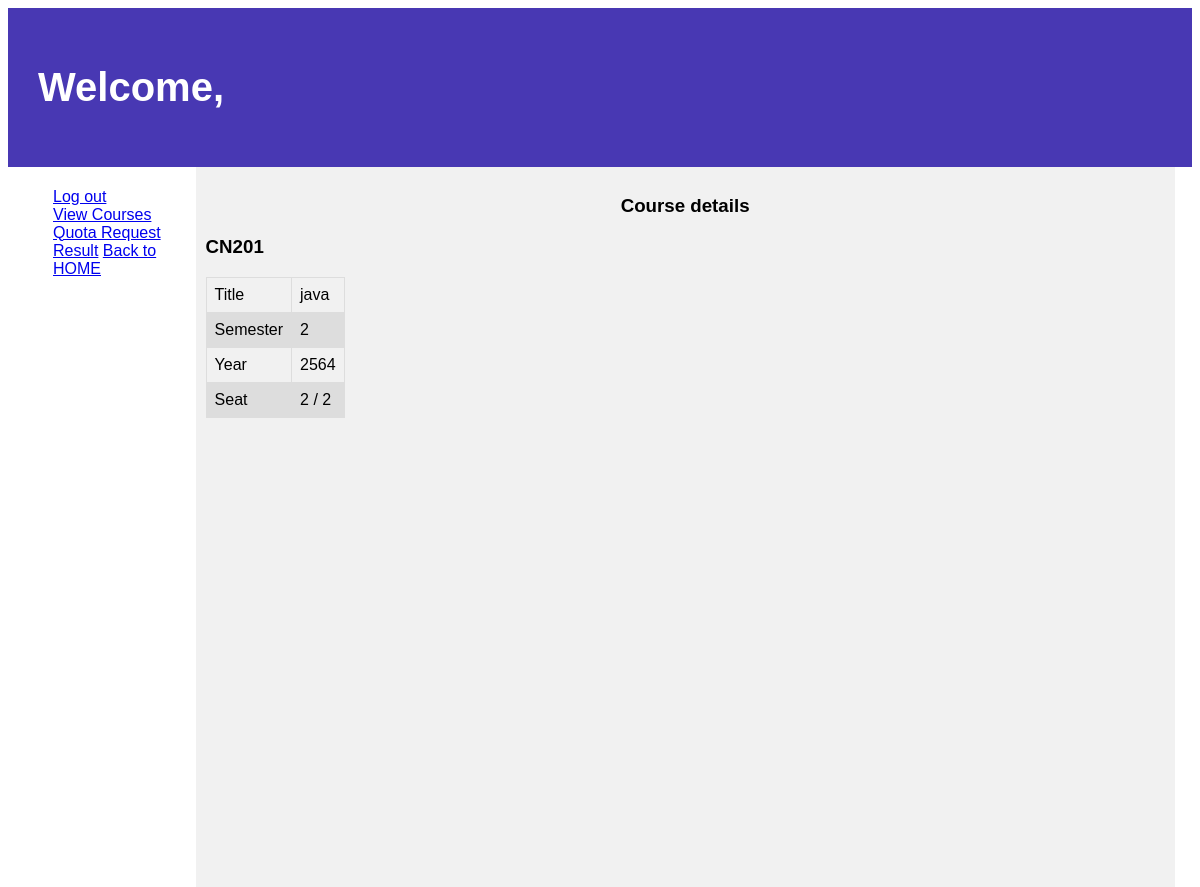
Page /courses/3/ on the committed database.
### courses/models.py (models this page shows, shortened)
class Course(models.Model):
    c_id = models.CharField(max_length=5, unique=True, default="CN000")
    title = models.CharField(max_length=64, null=True, blank=True)
    semmester = models.IntegerField(null=True, blank=True)
    year = models.IntegerField(null=True, blank=True)
    seat_count = models.IntegerField(default=0, null=True, blank=True)
    max_seat = models.IntegerField(null=True, blank=True, default=5)
    quota = models.BooleanField(default=True)
    attend = models.ManyToManyField(User, blank=True)

### courses/views.py (the view)
# urls.py: path("<int:id>/",views.course, name="course"),
def course(request, id):
    course = Course.objects.get(pk=id)
    User = get_user_model()
    users = User.objects.all()
    course.seat_count = course.attend.count()
    if course.max_seat <= course.seat_count:
        course.quota = False
    course.save()
    return render(request, "courses/course.html", {
        "course": course,
        "User" : users
    })

### courses/templates/courses/course.html (shortened to what this page needs)
{% extends "courses/layout.html" %}
{% block body %}
<header>
    <h1> Welcome, {{ request.user.first_name }}</h1>
  </header>
  <section>
    <nav>
      <ul>
        <a href="{% url 'logout' %}">Log out</a>
        <br>
        <a href="{% url 'c_index' %}">View Courses</a>
        <br>
        <a href="{% url 'quota' %}">Quota Request Result</a>
        <a href="{% url 'index' %}">Back to HOME</a>
        <br>
      </ul>
    </nav>
    <article>
        <h1 align="center">Course details</h1>
        <h1>{{ course.c_id }}</h1>
<table>
      <tr>
        <td>Title </td>
        <td>{{ course.title }}</td>
      </tr>
      <tr>
        <td>Semester</td>
        <td>{{ course.semmester }}</td>
      </tr>
      <tr>
        <td>Year</td>
        <td>{{ course.year }}</td>
      </tr>
      <tr>
        <td>Seat</td>
        <td>{{ course.seat_count }} / {{ course.max_seat }}</td>
      </tr>
</table>
<br>
<br>
    </article>
  </section>
{% endblock %}

### courses/templates/courses/course.html (style rules this page uses)
body { font-family: Arial, Helvetica, sans-serif; }
header { background-color: rgb(72, 56, 179); padding: 30px; text-align: left; font-size: 20px; color: white; }
nav { float: left; width: 15%; height: 700px; background: rgb(255, 255, 255); padding: 5px; }
article { float: left; padding:10px; width: 81%; background-color: #f1f1f1; height: 700px; }
table { font-family: arial, sans-serif; border-collapse: collapse; }
td, th { border: 1px solid #dddddd; padding: 8px; }
tr:nth-child(even) { background-color: #dddddd; }

### rows in the picture
Course: c_id "CN201", title "java", semmester "2", year "2564", seat_count "2", max_seat "2"
